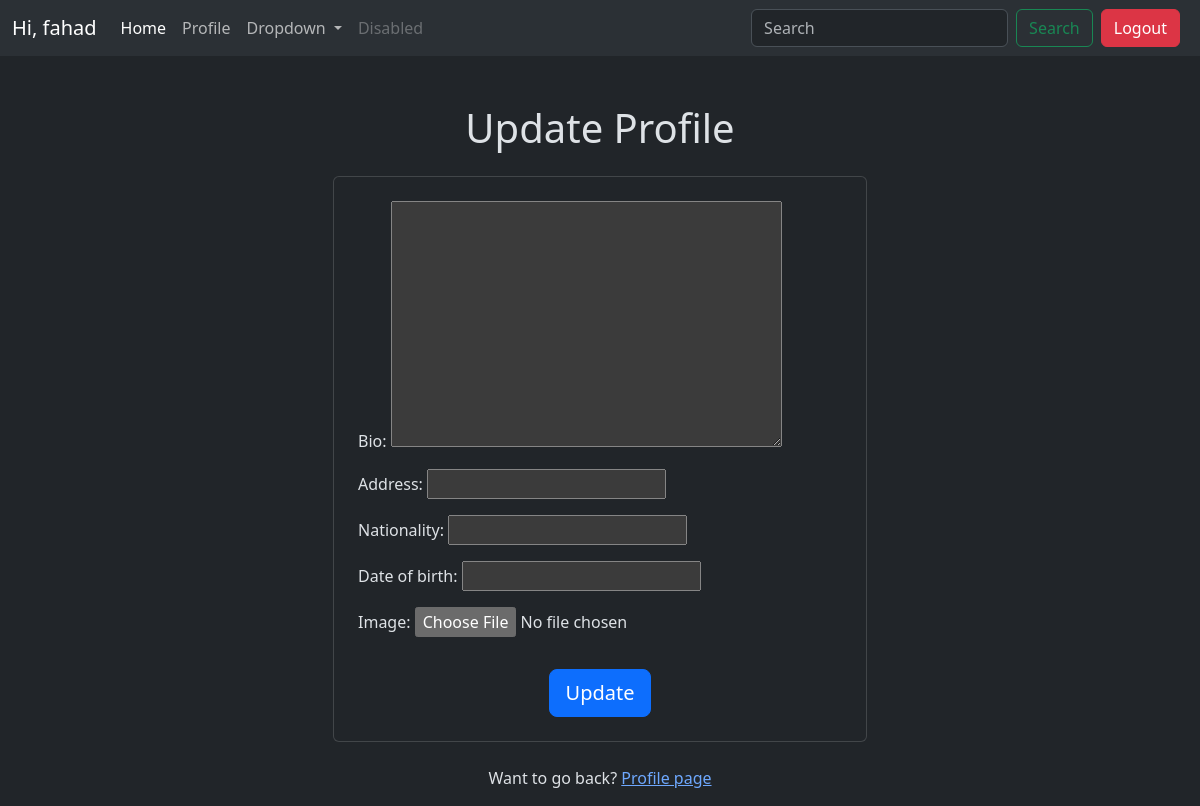
/user_profile/edit/2/ (signed in), run on an earlier commit of the app's database.
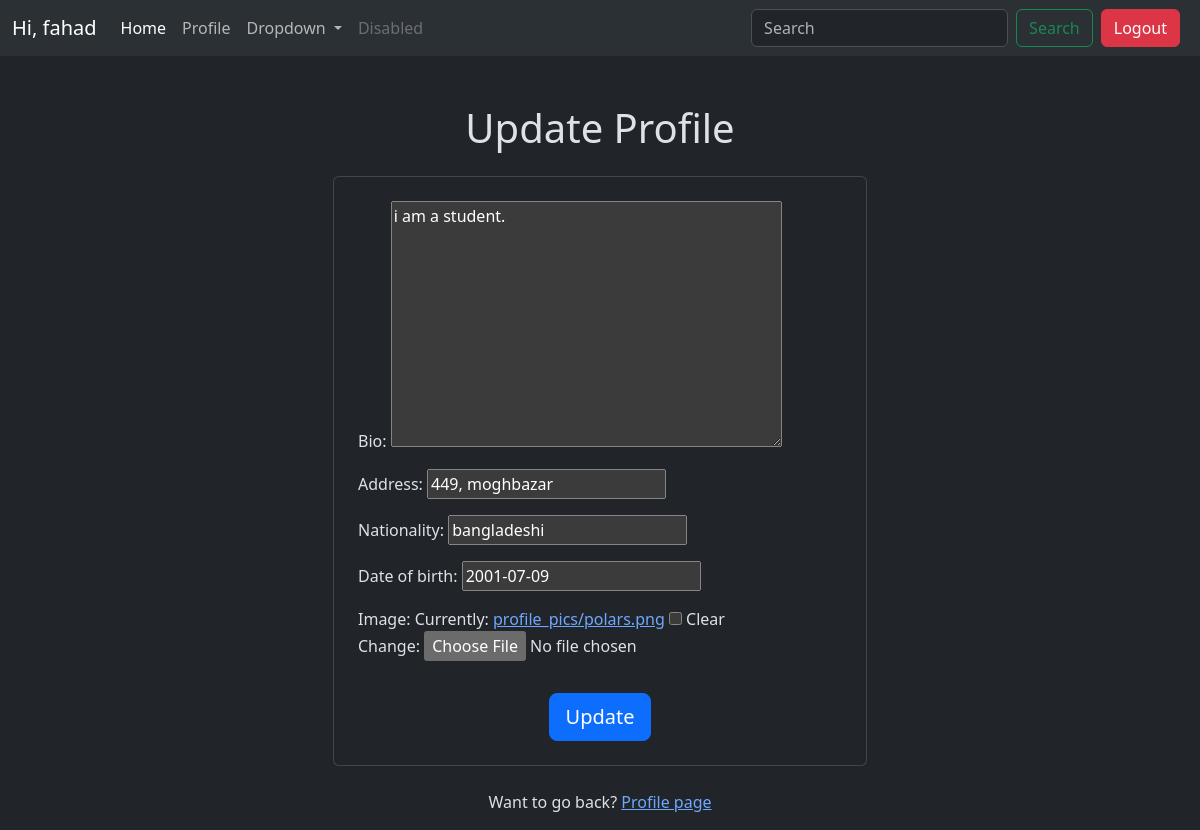
And on a later commit of the database.
### user_profile/models.py (models this page shows, shortened)
class UserProfile(models.Model):
    user = models.OneToOneField(User, on_delete=models.CASCADE)
    bio = models.TextField(max_length=200, blank=True)
    address = models.CharField(max_length=100, blank=True)
    nationality = models.CharField(max_length=50, blank=True)
    date_of_birth = models.DateField(blank=True, null=True)
    image = models.ImageField(upload_to='profile_pics/', blank=True, null=True)

### user_profile/views.py (the view)
# urls.py: path('edit/<int:user_id>/', views.edit_profile, name='edit_profile'),
@login_required
def edit_profile(request, user_id):
    user = User.objects.get(id=user_id)
    profile = UserProfile.objects.get(user=user)
    form = None
    if request.method == 'POST':
        form = UserProfileForm(request.POST, request.FILES, instance=profile)
        if form.is_valid():
            form.save()
            return redirect('view_profile', user_id=user_id)
    else:
        UserProfileForm(instance=profile)
        form = UserProfileForm(instance=profile)
    return render(request, 'edit_profile.html', {'form': form})

### user_profile/forms.py
class UserProfileForm(forms.ModelForm):
    class Meta:
        model = UserProfile
        fields = ['bio', 'address', 'nationality', 'date_of_birth', 'image']

### user_profile/templates/edit_profile.html (shortened to what this page needs)
{% extends "layout.html" %}
{% block content %}
<div class="container mt-5">
    <div class="row justify-content-center">
        <div class="col-lg-6">
            <h1 class="text-center mb-4">Update Profile</h1>
            <div class="card p-4">
                <form method="POST" enctype="multipart/form-data">
                    {{ form.as_p }}
                    <div class="text-center">
                        <button class="btn btn-primary btn-lg mt-3" type="submit">Update</button>
                    </div>
                </form>
            </div>
            <div class="text-center mt-4">
                <p>Want to go back? <a href="{% url 'view_profile' user.id %}">Profile page</a></p>
            </div>
        </div>
    </div>
</div>
{% endblock %}

### templates/layout.html (shortened to what this page needs)
{% load static %}
<!DOCTYPE html>
<html lang="en" data-bs-theme="dark">
<head>
    <link href="https://cdn.jsdelivr.net/npm/bootstrap@5.3.3/dist/css/bootstrap.min.css" rel="stylesheet">
    <link rel="stylesheet" href="{% static 'style.css' %}">
</head>
<body>
    <nav class="navbar navbar-expand-lg bg-body-tertiary">
        <div class="container-fluid">
            {% if user.is_authenticated %}
              <a class="navbar-brand" href="#">Hi, {{user.username}}</a>
            {% else %}
            <a class="navbar-brand" href="#">Tweet!</a>
            {% endif %}
          <div class="collapse navbar-collapse" id="navbarSupportedContent">
            <ul class="navbar-nav me-auto mb-2 mb-lg-0">
              <li class="nav-item">
                <a href="{% url 'tweet_list' %}" class="nav-link active" aria-current="page">Home</a>
              </li>
              <li class="nav-item">
                {% if user.is_authenticated %}
                <a href="{% url 'view_profile' user.id %}" class="nav-link">Profile</a>
                {% endif %}
              </li>
              <li class="nav-item dropdown">
                <a class="nav-link dropdown-toggle" href="#" role="button" data-bs-toggle="dropdown" aria-expanded="false">
                  Dropdown
                </a>
              </li>
              <li class="nav-item">
                <a class="nav-link disabled" aria-disabled="true">Disabled</a>
              </li>
            </ul>
            <form class="d-flex" role="search">
              <input class="form-control me-2" type="search" placeholder="Search" aria-label="Search">
              <button class="btn btn-outline-success" type="submit">Search</button>
            </form>
            {% if user.is_authenticated %}
            <form action="{% url 'logout' %}" method="post">
              <button class="btn btn-danger mx-2" type='submit'>Logout</button>
            </form>
            {% else %}
            <a href="{% url 'register' %}" class="btn btn-primary mx-2 btn-success">Register</a>
            <a href="{% url 'login' %}" class="btn btn-primary mx-2 btn-success">Login</a>
            {% endif %}
          </div>
        </div>
      </nav>
    <div class="container">
        {% block content %}
        {% endblock %}
    </div>
</body>
</html>

What changed in the data, as far as the page shows it:
changed UserProfile: bio (not shown) → "i am a student."; address (not shown) → "449, moghbazar"; nationality (not shown) → "bangladeshi"; date_of_birth (not shown) → "2001-07-09"
Also different on the page:
form field as_p: (not shown) → "☐"
text no longer shown: "Bio: Address: Nationality: Date of birth: Image:"
text now shown: "Bio: Address: Nationality: Date of birth: Image: Currently: profile_pics/polars.png Clear Change:"
